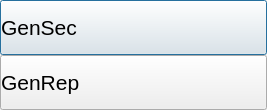
<?xml version="1.0" encoding="UTF-8"?>
<ui version="4.0">
 <class>open_with</class>
 <widget class="QDialog" name="open_with">
  <property name="geometry">
   <rect>
    <x>0</x>
    <y>0</y>
    <width>267</width>
    <height>110</height>
   </rect>
  </property>
  <property name="windowTitle">
   <string>Open With?</string>
  </property>
  <layout class="QVBoxLayout" name="verticalLayout">
   <property name="spacing">
    <number>0</number>
   </property>
   <property name="leftMargin">
    <number>0</number>
   </property>
   <property name="topMargin">
    <number>0</number>
   </property>
   <property name="rightMargin">
    <number>0</number>
   </property>
   <property name="bottomMargin">
    <number>0</number>
   </property>
   <item>
    <widget class="QPushButton" name="push_button_gensec">
     <property name="sizePolicy">
      <sizepolicy hsizetype="Expanding" vsizetype="Expanding">
       <horstretch>0</horstretch>
       <verstretch>0</verstretch>
      </sizepolicy>
     </property>
     <property name="minimumSize">
      <size>
       <width>0</width>
       <height>55</height>
      </size>
     </property>
     <property name="font">
      <font>
       <pointsize>16</pointsize>
      </font>
     </property>
     <property name="cursor">
      <cursorShape>PointingHandCursor</cursorShape>
     </property>
     <property name="styleSheet">
      <string notr="true">text-align: left</string>
     </property>
     <property name="text">
      <string>GenSec</string>
     </property>
     <property name="icon">
      <iconset resource="../../../img/img.qrc">
       <normaloff>:/resources/img/logos/gensec.svg</normaloff>:/resources/img/logos/gensec.svg</iconset>
     </property>
     <property name="iconSize">
      <size>
       <width>30</width>
       <height>30</height>
      </size>
     </property>
    </widget>
   </item>
   <item>
    <widget class="QPushButton" name="push_button_genrep">
     <property name="sizePolicy">
      <sizepolicy hsizetype="Expanding" vsizetype="Expanding">
       <horstretch>0</horstretch>
       <verstretch>0</verstretch>
      </sizepolicy>
     </property>
     <property name="minimumSize">
      <size>
       <width>0</width>
       <height>55</height>
      </size>
     </property>
     <property name="font">
      <font>
       <pointsize>16</pointsize>
      </font>
     </property>
     <property name="cursor">
      <cursorShape>PointingHandCursor</cursorShape>
     </property>
     <property name="layoutDirection">
      <enum>Qt::LeftToRight</enum>
     </property>
     <property name="styleSheet">
      <string notr="true">text-align: left</string>
     </property>
     <property name="text">
      <string>GenRep</string>
     </property>
     <property name="icon">
      <iconset resource="../../../img/img.qrc">
       <normaloff>:/resources/img/logos/genrep.svg</normaloff>:/resources/img/logos/genrep.svg</iconset>
     </property>
     <property name="iconSize">
      <size>
       <width>30</width>
       <height>30</height>
      </size>
     </property>
    </widget>
   </item>
  </layout>
 </widget>
 <resources>
  <include location="../../../img/img.qrc"/>
 </resources>
 <connections/>
</ui>
